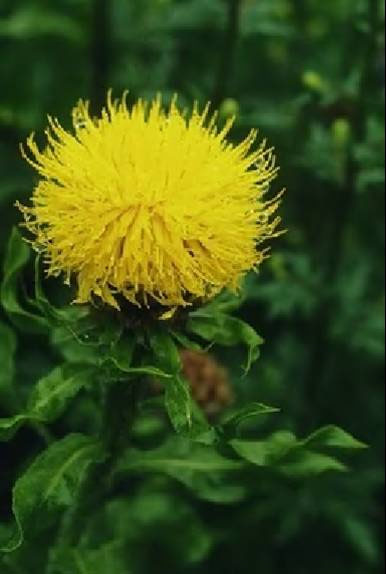
#> input picture DST/images/test6_src.png, 386 x 574 px
$ python main.py
#> lines starting #> are read from the running program, lines starting #| are printed output that depends on the picture; after the words box and inside, x2 and y2 are one past the last pixel; in counts of white or black regions, pixels touching at a corner belong together
#> further down, src is the input picture: shape (574, 386, 3); mean B, G, R 23.3, 78.8, 59.4
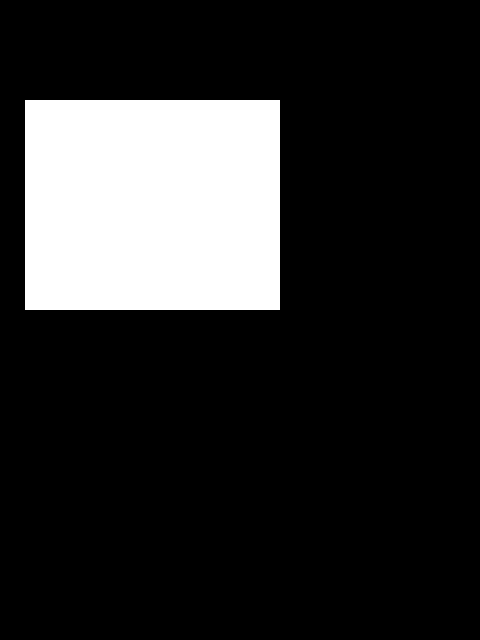
#> input picture DST/images/test6_mask.png, 480 x 640 px
#> further down, msk is the input picture: shape (640, 480, 3); 17.4% white; 1 white region, box (x1, y1, x2, y2) and area: (25, 100, 280, 310) 53550
### DST/pro_post.py
import cv2
import numpy as np


def getRect(img):
    tl = [1000000, 1000000]
    br = [-1, -1]
    for i in range(img.shape[0]):
        for j in range(img.shape[1]):
            if img[i, j, 0] != 0:
                if tl[0] > i - 1:
                    tl[0] = max(0, i - 1)
                if tl[1] > j - 1:
                    tl[1] = max(0, j - 1)
                if br[0] < i + 1:
                    br[0] = min(img.shape[0], i + 1)
                if br[1] < j + 1:
                    br[1] = min(img.shape[1], j + 1)
#> after the loop, br = [310, 280]; tl = [99, 24]
    return tl, br


def genDstRect(tl, br, offset):
    _tl = [0, 0]
    _br = [0, 0]
    _tl[0] = tl[0] + offset[0]
    _tl[1] = tl[1] + offset[1]
    _br[0] = br[0] + offset[0]
    _br[1] = br[1] + offset[1]

    return _tl, _br


def genRes(img, patch, tl):
    _img = img.copy()
    for i in range(patch.shape[0]):
        for j in range(patch.shape[1]):
            _img[i + tl[0], j + tl[1], :] = patch[i, j, :]
    return _img


# [22 lines left out: functions genNaiveRes, genEdgeMap, not called in this run]

### DST/poisson_complete.py
from pro_post import *
from MathFunction import *


class Poisson:
    def __init__(self, offset, src_img, src_mask, dst_img):
        self.offset = offset
        self.src_img = src_img
        self.src_mask = src_mask
        self.dst_img = dst_img
        self.tl, self.br = getRect(self.src_mask)
#> self.tl = [99, 24]; self.br = [310, 280]
        self.top_img = self.src_img[self.tl[0]:self.br[0], self.tl[1]:self.br[1], :]
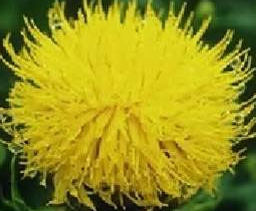
#> self.top_img: shape (211, 256, 3); mean B, G, R 26.6, 146.3, 151.8
        self.msk = self.src_mask[self.tl[0]:self.br[0], self.tl[1]:self.br[1], :]
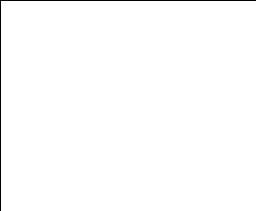
#> self.msk: shape (211, 256, 3); 99.1% white; black in thin lines or dots

        if self.dst_img is not None:
            self._tl, self._br = genDstRect(self.tl, self.br, self.offset)
#> self._tl = [99, 24]; self._br = [310, 280]
            self.ground_img = self.dst_img[self._tl[0]:self._br[0], self._tl[1]:self._br[1], :]

    def process(self, proc_type):
        if proc_type == 'SeamlessClone':
            self.patch = self.SeamlessClone()
        elif proc_type == 'MixingGradientClone':
            self.patch = self.MixingGradientClone()
        elif proc_type == 'TextureFlattening':
            self.patch = self.TextureFlattening()
        elif proc_type == 'Local_ill_changes':
            self.patch = self.Local_ill_changes()
        elif proc_type == 'Local_color_changes':
            self.patch = self.Local_color_changes()

        if self.dst_img is not None:
            res = genRes(self.dst_img, self.patch, self._tl)
        else:
            res = genRes(self.src_img, self.patch, self.tl)

        # naive_res = genNaiveRes(self.dst_img, self.top_img, self.msk, self._tl)
        return res

    # [89 lines left out: functions SeamlessClone, MixingGradientClone, TextureFlattening, Local_ill_changes, not called in this run]

    def Local_color_changes(self):
        rows, cols, dims = self.top_img.shape
#> rows = 211; cols = 256; dims = 3

        im_top = self.top_img.copy().astype('float32')
        im_ground = self.ground_img.copy().astype('float32')
        im_res = np.zeros((rows, cols, dims), dtype=np.float32)

        for dim in range(dims):
            dx_t, dy_t = genGradient(im_top[:, :, dim])

            if dim == 0:    # blue
                alpha = 0.5
            elif dim == 1:  # green
                alpha = 0.5
            else:           # red
                alpha = 1.5
            dx_t *= alpha
            dy_t *= alpha

            dx_g, dy_g = genGradient(im_ground[:, :, dim])
            dx, dy = dx_g.copy(), dy_g.copy()

            msk_region = np.where(self.msk[:, :, dim] != 0)
            dx[msk_region] = dx_t[msk_region]
            dy[msk_region] = dy_t[msk_region]

            lap = genLaplacian(dx, dy)
            im_res[:, :, dim] = np.clip(solvePoisson(lap, im_ground[:, :, dim]), 0, 255)
#> this loop made 3 passes
#> pass 1, in Local_color_changes, `dx_t, dy_t = genGradient(im_top[:, :, dim])`:
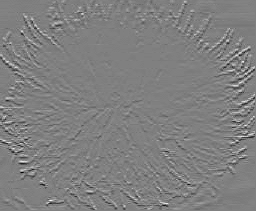
#> dy_t: shape (211, 256) float32; min -118, max 117, mean 0; drawn with min black and max white
#> after the loop:
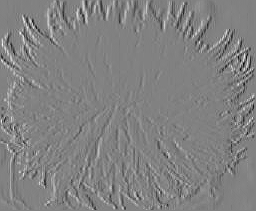
#> dx: shape (211, 256) float32; min -199.5, max 193.5, mean 0; drawn with min black and max white
#> after the loop:
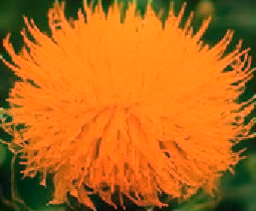
#> im_res: shape (211, 256, 3) float32; mean B, G, R 26.3, 106.4, 185.1

        return im_res.astype('uint8')

### DST/MathFunction.py
import numpy as np
import scipy.fftpack


def DST(x):
    return scipy.fftpack.dst(x, type=1, axis=0) / 2.0
    #  function of scipy is two times of the standard form
    #  type 1 has no bias


def IDST(X):
    x = np.real(scipy.fftpack.idst(X, type=1, axis=0))
    return x / (X.shape[0] + 1.0)  # IDST = DST / N + 1


def genGradient(im):
    rows, cols = im.shape
    dx = np.zeros((rows, cols), dtype=np.float32)
    dy = np.zeros((rows, cols), dtype=np.float32)
    for i in range(rows - 1):
        for j in range(cols - 1):
            dx[i, j] = im[i, j + 1] - im[i, j]
            dy[i, j] = im[i + 1, j] - im[i, j]
    return dx, dy


def genLaplacian(dx, dy):
    rows, cols = dx.shape
    lapx = np.zeros((rows, cols), dtype=np.float32)
    lapy = np.zeros((rows, cols), dtype=np.float32)
    for i in range(1, rows):
        for j in range(1, cols):
            lapx[i, j] = dx[i, j] - dx[i, j - 1]
            lapy[i, j] = dy[i, j] - dy[i - 1, j]
    return lapx + lapy


def solvePoisson(lap, img):
    """
    Solve the Poisson Function
    :param lap: Right side of the poisson equation
    :param img: ROI of the target image
    :return: Solution of the equation
    """
    # https://elonen.iki.fi/code/misc-notes/neumann-cosine/
    # here Neumann boundary is implemented, rather than the Dirichlet boundary
    # thus compute (lap - img)
    img = img.astype('float32')
    rows, cols = img.shape
    img[1:-1, 1:-1] = 0

    L_bp = np.zeros_like(lap)
    L_bp[1:-1, 1:-1] = -4 * img[1:-1, 1:-1] \
                       + img[1:-1, 2:] + img[1:-1, 0:-2] \
                       + img[2:, 1:-1] + img[0:-2, 1:-1]
    L = (lap - L_bp)[1:-1, 1:-1]
    L_dst = DST(DST(L).T).T  # to compute 2D-DST, compute 1-D DST in row and column sequentially

    [xx, yy] = np.meshgrid(np.arange(1, cols - 1), np.arange(1, rows - 1))
    D = (2 * np.cos(np.pi * xx / (cols - 1)) - 2) + (2 * np.cos(np.pi * yy / (rows - 1)) - 2)
    L_dst = L_dst / D

    img_interior = IDST(IDST(L_dst).T).T
    img = img.copy()
    img[1:-1, 1:-1] = img_interior

    return img

### DST/main.py
from poisson_complete import *

if __name__ == '__main__':
    src = cv2.imread('./images/test6_src.png')
    msk = cv2.imread('./images/test6_mask.png')
    dst = src.copy()

    offset = [0, 0]
    P = Poisson(offset, src, msk, dst)
    out = P.process('Local_color_changes')
#> in process, `res = genRes(self.dst_img, self.patch, self._tl)`:
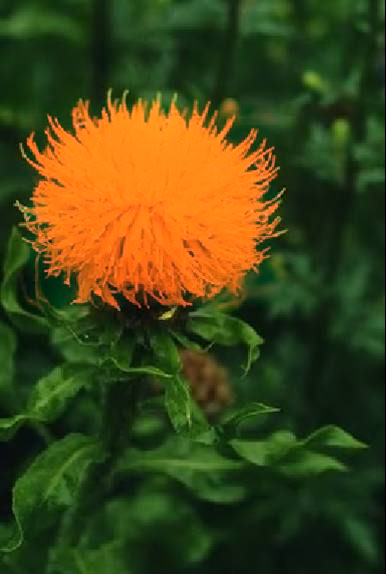
#> res: shape (574, 386, 3); mean B, G, R 23.1, 68.9, 67.5

    cv2.imshow('', out)
    cv2.waitKey(0)

    cv2.imwrite('./images/test6.png', out)
